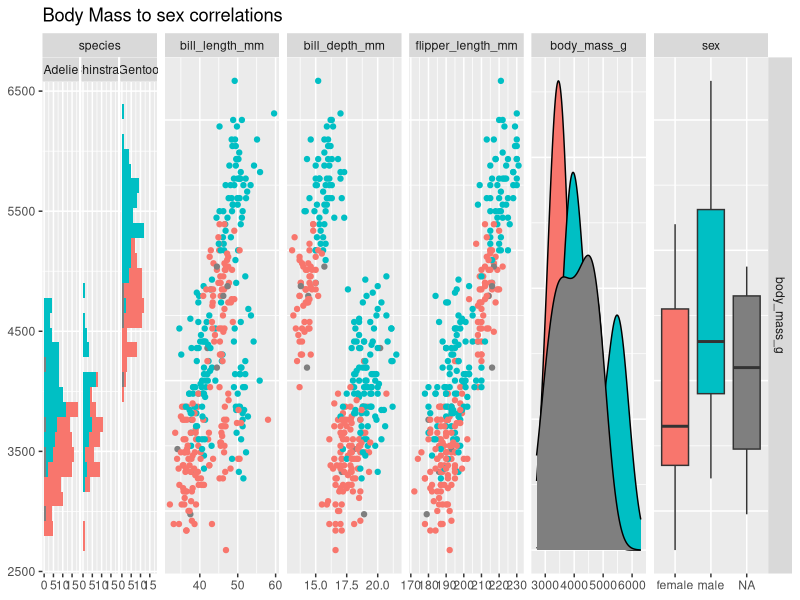
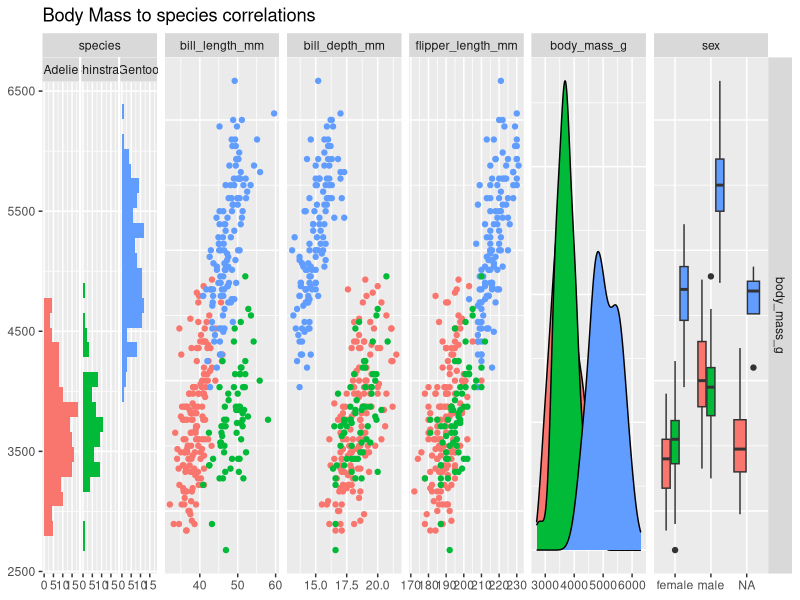

Generate these figures, in order, with R: (Note: this script raises an error after producing the figures.)
## ---- chunk 1
library(knitr)
knitr::opts_chunk$set(echo = TRUE,tidy=TRUE,message=FALSE,warning=FALSE,strip.white=TRUE,prompt=FALSE,
                      cache=TRUE, size="scriptsize",fig.width=4, fig.height=3,fig.align = "center")

## ---- chunk 2
# install.packages("knitr") #probably already installed
# install.packages("rmarkdown") #probably already installed
# install.packages("ggplot2") #plotting with ggplot
# install.packages("palmerpenguins")
# install.packages("ggfortify") # For model checking
# install.packages("MASS")
# install.packages("class")
# install.packages("pROC")
# install.packages("plotROC")
# install.packages("boot")
library("knitr")
library("rmarkdown")
library("palmerpenguins")
## ---- chunk 3
library(matrixcalc)
mat <- cbind(c(50, 33, 18), c(33, 38, -10), c(18, -10, 72))
is.positive.semi.definite(mat)
## ---- chunk 4
library(palmerpenguins) # Contains the data set "penguins".
data(penguins)
head(penguins)
## ---- chunk 5
############## =^._.^=  ~~~BASIL'S CODE~~~  =^._.^= ############## 
#install.packages("palmerpenguins")  # Run if you haven't installed this before.


library(palmerpenguins) # Contains the data set "penguins".
data(penguins)

# Remove island, and year variable, as we won't use those.
Penguins <- subset(penguins, select = -c(island, year))

library(GGally)
gpairs_sex <- ggpairs(Penguins, mapping = ggplot2::aes(colour = sex))
primary_var <- "body_mass_g"
pvar_pos <- match(primary_var, gpairs_sex$xAxisLabels)
plots <- lapply(1:gpairs_sex$ncol, function(j) getPlot(gpairs_sex, i = pvar_pos, j = j))
ggmatrix(
    plots,
    nrow = 1,
    ncol = gpairs_sex$ncol,
    xAxisLabels = gpairs_sex$xAxisLabels,
    yAxisLabels = primary_var,
    title = "Body Mass to sex correlations"
)
gpairs_species <- ggpairs(Penguins, mapping = ggplot2::aes(colour = species))
primary_var <- "body_mass_g"
pvar_pos <- match(primary_var, gpairs_species$xAxisLabels)
plots <- lapply(1:gpairs_species$ncol, function(j) getPlot(gpairs_species, i = pvar_pos, j = j))
ggmatrix(
    plots,
    nrow = 1,
    ncol = gpairs_species$ncol,
    xAxisLabels = gpairs_species$xAxisLabels,
    yAxisLabels = primary_var,
    title = "Body Mass to species correlations"
)
## ---- chunk 6
############## =^._.^=  ~~~BASIL'S CODE~~~  =^._.^= ############## 
#install.packages("palmerpenguins")  # Run if you haven't installed this before.


library(palmerpenguins) # Contains the data set "penguins".
data(penguins)

# Remove island, and year variable, as we won't use those.
Penguins <- subset(penguins, select = -c(island, year))

# Fit the model as specified in advance based on expert knowledge:
penguin.model.initial <- lm(body_mass_g ~ flipper_length_mm  + bill_length_mm + bill_depth_mm*species, 
                    data = Penguins)


penguin.model.basel <- lm(body_mass_g ~ flipper_length_mm + bill_depth_mm*species, 
                  data = Penguins)

penguin.model.mine <- lm(body_mass_g ~ flipper_length_mm  + bill_length_mm + species +  bill_depth_mm, data = Penguins)


# Look at the model coefficients
summary(penguin.model.initial)$coefficients
summary(penguin.model.basel)$coefficients
summary(penguin.model.mine)$coefficients

# Fit final model without sex
summary(penguin.model.mine)

#F-test between initial model and Basel's final model
anova(final.model,penguin.model)

#F-test between initial model and our final model
anova(penguin.model,penguin.model.test)

#95% confidence interval of our model
confint(penguin.model.mine)



## ---- chunk 7



## ---- chunk 8
# Load libraries
library(tidyverse)
library(class)
library(MASS)
library(palmerpenguins)
library(dplyr)
library(caret)
library(pROC)

# Load penguins data
Penguins <- penguins

# Add binary variable: if adelie
Penguins$adelie <- ifelse(Penguins$species == "Adelie", 1, 0)

# Extract just needed variables and remove na
Penguins_reduced <- Penguins %>% dplyr::select(body_mass_g, flipper_length_mm, adelie) %>% 
  mutate(body_mass_g = as.numeric(body_mass_g),
         flipper_length_mm = as.numeric(flipper_length_mm)) %>% 
  drop_na()

# Set seed for sample extraction
set.seed(4268)

# Find size of training set
training_set_size <- floor(0.7 * nrow(Penguins_reduced))

# Split data randomly into train and test
train_ind <- sample(seq_len(nrow(Penguins_reduced)), size = training_set_size)

train <- Penguins_reduced[train_ind, ]
test <- Penguins_reduced[-train_ind, ]
## ---- chunk 9
# Make logistic regression model
model.LR <- glm(adelie ~ body_mass_g + flipper_length_mm,
                 family="binomial",
                 data=train)

# Get classification probabilities
pred.LR.prob <- model.LR %>% predict(test)

# Classify on test set using 0.5 cutoff
pred.LR <- ifelse(pred.LR.prob > 0.5, 1, 0)
## ---- chunk 10
# Make quadratic discriminant analysis model
model.QDA <- qda(adelie ~ body_mass_g + flipper_length_mm,
                 data=train)

# Get classification probabilities
pred.QDA.prob<- (model.QDA %>% predict(test))$posterior[0:nrow(test)]

# Classify on test set using 0.5 cutoff
pred.QDA <- ifelse(pred.QDA.prob > 0.5, 1, 0)
## ---- chunk 11
# K-nearest neighbor
model.KNN <- knn(train = train,
                 test = test,
                 cl = train$adelie,
                 k = 25,
                 prob = T)

# Get classification probabilities
pred.KNN.prob <- ifelse(model.KNN == 0, 1 - attributes(model.KNN)$prob, attributes(model.KNN)$prob)

# Classify on test set
pred.KNN <- model.KNN[0:nrow(test)]
## ---- chunk 12
# Calculate specificity and sensitivity
print("Sensitivity for logistic regression:")
sensitivity(as.factor(pred.LR), as.factor(test$adelie))
print("Sensitivity for QDA:")
sensitivity(as.factor(pred.QDA), as.factor(test$adelie))
print("Sensitivity for KNN:")
sensitivity(as.factor(pred.KNN), as.factor(test$adelie))

print("Specificity for logistic regression:")
specificity(as.factor(pred.LR), as.factor(test$adelie))
print("Specificity for QDA:")
specificity(as.factor(pred.QDA), as.factor(test$adelie))
print("Specificity for KNN:")
specificity(as.factor(pred.KNN), as.factor(test$adelie))

## ---- chunk 13
# ROC for different classifiers
roc.LR <- roc(test$adelie, pred.LR.prob)
roc.KNN <- roc(test$adelie, pred.KNN.prob)
roc.QDA <- roc(test$adelie, pred.QDA.prob)

roc.list <- list(
  "Logistic regression" = roc.LR,
  "KNN" = roc.KNN,
  "QDA" = roc.QDA)

# Plot ROC
ggroc(roc.list, aes = "col",legacy.axes = TRUE) + 
  geom_abline() + 
  theme_classic() +
  ggtitle("ROC") +
  labs(x = "1 - Specificity",
       y = "Sensitivity",
       col = "Model type")

# AUC for the classifiers
roc.LR$auc
roc.KNN$auc
roc.QDA$auc
## ---- chunk 14
model.LR$coefficients
## ---- chunk 15
# Get all data, from both test and training
penguins.pred.all <- Penguins_reduced %>% dplyr::select(-adelie)

# Classify on both test and training data using LR model
pred.all <- ifelse(model.LR %>% predict(penguins.pred.all) > 0.5, 1, 0)

penguins.pred.all <- Penguins_reduced %>% dplyr::mutate(pred = pred.all)

# Plot result
ggplot(penguins.pred.all, aes(x=flipper_length_mm, y=body_mass_g)) + 
  ggtitle("Classification of penguins") +
  geom_point(aes(col = as.factor(adelie), shape = as.factor(pred))) + 
  labs(x = "Flipper length [mm]",
       y = "Body mass [g]",
       col = "True class",
       shape = "Predicted class") + 
  scale_colour_discrete(labels=c("Not Adelie", "Adelie")) +
  scale_shape_discrete(labels=c("Not Adelie", "Adelie"))
